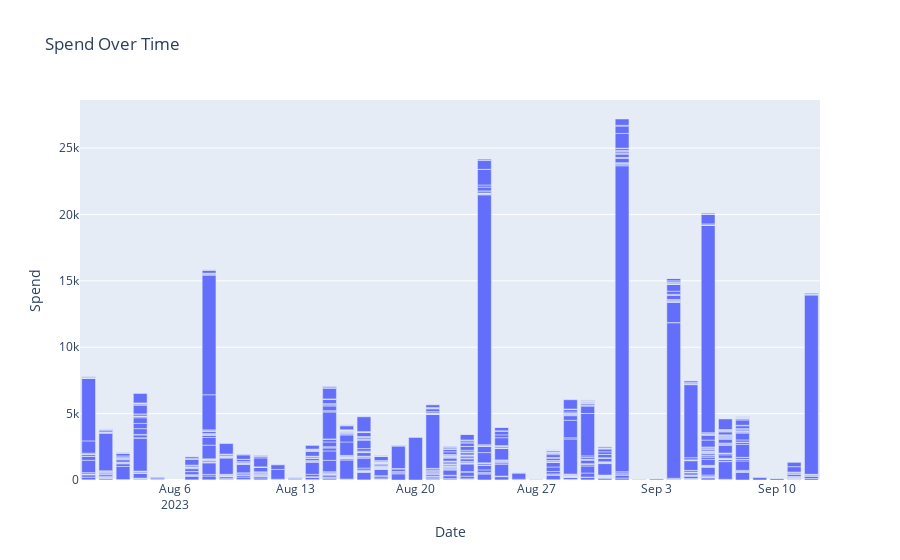

This figure's notebook cell:
### Markdown cell above
**Spend v/s Time**

### Code cell
'''
This code will generate a bar chart where the x-axis represents dates and y-axis represents the spending.
Each bar will represent the spending for a specific date.
'''

fig = go.Figure(data=go.Bar(x=df['date'], y=df['spend']))
fig.update_layout(title='Spend Over Time', xaxis_title='Date', yaxis_title='Spend')
fig.show()


# Findings: 
# 1 Spetember 2023 has the highest spending.
# 24 August 2023 has second highest spendingg.

### Figure 1 — Plotly figure (JSON) as saved in the notebook; plotly's stock layout.template omitted (floating-point values rounded to 4 significant figures; data arrays with more than 128 entries replaced by an {"elided": "..."} marker saying what was removed)
{"data": [{"type": "bar", "x": {"elided": "1054 str values"}, "y": {"elided": "1054 float values"}}], "layout": {"title": {"text": "Spend Over Time"}, "xaxis": {"title": {"text": "Date"}}, "yaxis": {"title": {"text": "Spend"}}}}
